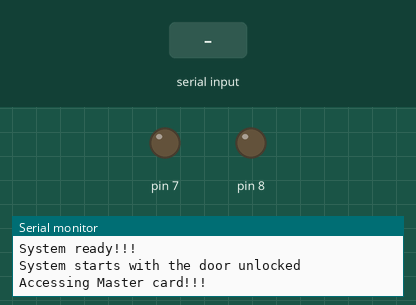
This sketch was run on a simulated Arduino Uno, built with avr-gcc and run on an emulated ATmega328P. On the bench: output pins drawn as LEDs (lit = HIGH), the last lines printed to the serial monitor. The test bench sets the inputs (shaded band).

Above: at 1.2 s.
1.3 s: byte 30 received over Serial
2.8 s: byte 30 received over Serial
At 2.92 s:
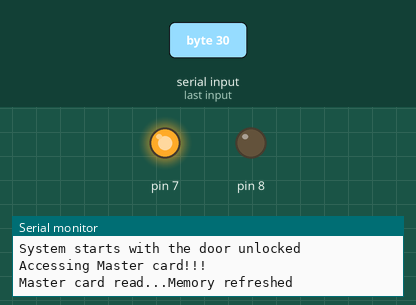
4.5 s: byte 30 received over Serial
At 4.62 s:
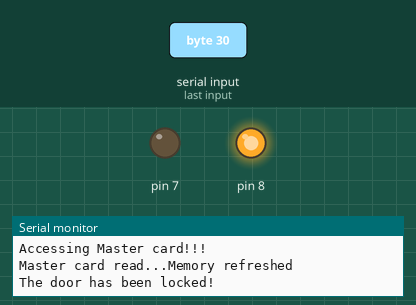
Timing chart, 0 to 7.5 s (numbered marks = the images above; inputs shaded):
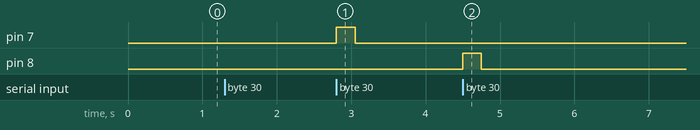

Measured:
- after the input at 2.8 s, pin 7: LOW → HIGH at once, → LOW 0.25 s later
- after the input at 4.5 s, pin 8: LOW → HIGH at once, → LOW 0.25 s later

The sketch:

sketch_oct27a.ino
```cpp
// #include <SoftwareSerial.h>
//int arr[2];
//SoftwareSerial mySerial(9, 10);
int code;
int flag=1;
int i=0;
void setup()
{
  Serial.begin(9600); // Setting the baud rate of Software Serial Library
    //Setting the baud rate of Serial Monitor
  pinMode(7,OUTPUT);
  pinMode(8,OUTPUT);
  Serial.println("System ready!!!");
  Serial.println("System starts with the door unlocked\n");
  Serial.println("Accessing Master card!!!");
   /*Serial.write("Accessing Master Card......");
  if(Serial.available()>0)
  {
    Serial.write("Master card accessed...This card will now be used");
    code=Serial.read();
  }*/

}

void Locking()
{
  digitalWrite(7,HIGH);
  delay(250);
  digitalWrite(7,LOW);
  delay(250);
}
void Unlocking()
{
  digitalWrite(8,HIGH);
  delay(250);
  digitalWrite(8,LOW);
  delay(250);

}
void loop()
{
  if(i==0)
  {
    if(Serial.available()>0)
    {
      code=Serial.read();

      Serial.write("Master card read...Memory refreshed\n");
      i=1;
    }
  }

 if(Serial.available()>0&&Serial.read()==code)
 {
  if(flag==0)
    {
      Unlocking();

      Serial.write("Access Granted...The door has been unlocked\n");
      flag=1;
    }
    else
    {
      Locking();

      Serial.write("The door has been locked!\n");
      flag=0;
    }


 }
}
```
